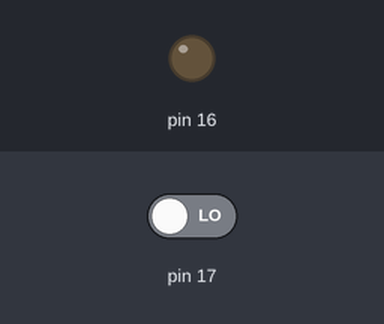
A sketch run on a simulated Arduino Uno, built with avr-gcc and run on an emulated ATmega328P. On the bench: output pins drawn as LEDs (lit = HIGH). Dashed ring = blinking. Inputs (shaded band) come from the test bench; at power-on: pin 17 LOW.

Above: at 1.2 s.
1.3 s: pin 17 driven HIGH
At 2.9 s:
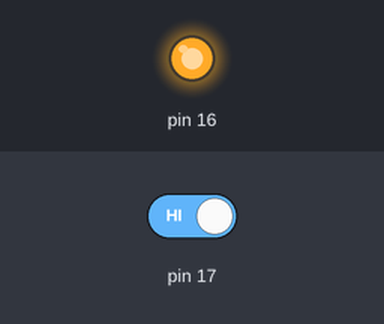
4.3 s: pin 17 driven LOW
At 5.0 s:
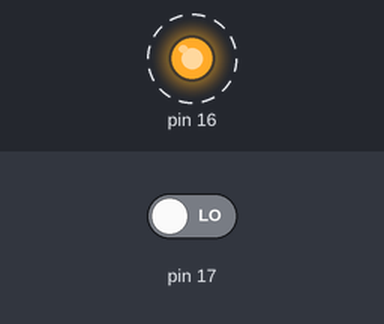
Timing chart, 0 to 7.4 s (numbered marks = the images above; inputs shaded):
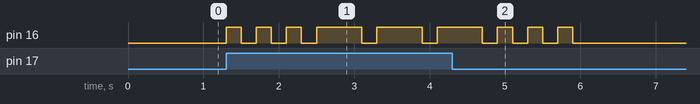

Measured:
- after the input at 1.3 s, pin 16: goes 3 × (HIGH 0.20 s, LOW 0.20 s), HIGH 0.60 s, LOW 0.20 s, HIGH 0.60 s, LOW 0.20 s, then HIGH, starting at once
- after the input at 4.3 s, pin 16: goes on until 5.9 s, then stays LOW

The sketch:

kad06_SwitchSOS.ino
```cpp
void setup() {
  Serial.begin(115200);
  pinMode(16, OUTPUT);
  pinMode(17, INPUT);
}

void led(int time) {
  digitalWrite(16, HIGH);
  delay(time);
  digitalWrite(16, LOW);
  delay(200);
}

void loop() {
  int b = digitalRead(17);
  int sos[9] = {0, 0, 0, 1, 1, 1, 0, 0, 0};

  if(b == 1){
    for(int i = 0; i < sizeof(sos) / sizeof(int); i++){
      if(sos[i] == 0) {
        led(200);
      }else{
        led(600);
      }
    }
  }
}
```
